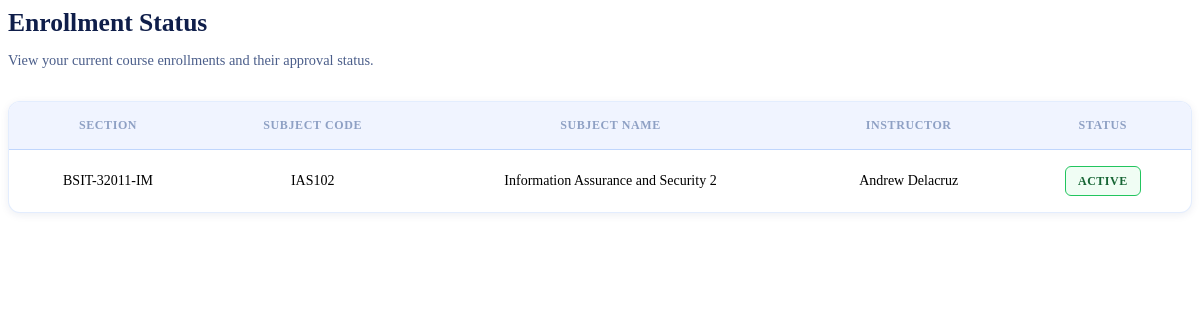
Page /student/enrollment_status.php (signed in) on the committed database.
### tables this page shows
CREATE TABLE `enrollments` (
  `enrollment_id` int(11) NOT NULL,
  `student_id` int(11) NOT NULL,
  `subject_id` int(11) NOT NULL,
  `semester_id` int(11) NOT NULL,
  `status` varchar(20) NOT NULL DEFAULT 'Active'
);

CREATE TABLE `users` (
  `user_id` int(11) NOT NULL,
  `full_name` varchar(100) NOT NULL,
  `program` varchar(100) DEFAULT NULL,
  `section` varchar(50) DEFAULT NULL,
  `year_level` tinyint(4) DEFAULT NULL,
  `email` varchar(100) NOT NULL,
  `password_hash` varchar(255) NOT NULL,
  `role_id` int(11) NOT NULL,
  `created_at` timestamp NOT NULL DEFAULT current_timestamp(),
  `is_active` tinyint(1) DEFAULT 1
);

CREATE TABLE `subjects` (
  `subject_id` int(11) NOT NULL,
  `subject_code` varchar(20) NOT NULL,
  `subject_name` varchar(100) NOT NULL,
  `faculty_id` int(11) NOT NULL
);

### student/enrollment_status.php (the view, shortened to what this page needs)
<?php
require_once __DIR__ . '/../config/db.php';
$student_id = $_SESSION['user_id'];
$stmt = $conn->prepare("
    SELECT
        u.section,
        s.subject_code,
        s.subject_name,
        uf.full_name AS teacher_name,
        e.status
    FROM enrollments e
    JOIN subjects s ON e.subject_id = s.subject_id
    JOIN users u ON e.student_id = u.user_id
    JOIN users uf ON s.faculty_id = uf.user_id
    WHERE e.student_id = ?
");
$stmt->bind_param("i", $student_id);
$stmt->execute();
$result = $stmt->get_result();
$enrollments = [];
while ($row = $result->fetch_assoc()) {
    $enrollments[] = $row;
}
?>
<div>
    <div class="page-header">
        <h2>Enrollment Status</h2>
        <p>View your current course enrollments and their approval status.</p>
    </div>
    <div class="content-section">
        <div class="table-card">
            <div class="table-wrap">
                <table>
                    <thead>
                        <tr>
                            <th>Section</th>
                            <th>Subject Code</th>
                            <th>Subject Name</th>
                            <th>Instructor</th>
                            <th>Status</th>
                        </tr>
                    </thead>
                    <tbody>
                        <?php if (count($enrollments) > 0): ?>
                            <?php foreach ($enrollments as $enrollment): ?>
                                <tr>
                                    <td><?= htmlspecialchars($enrollment['section'], ENT_QUOTES) ?></td>
                                    <td><?= htmlspecialchars($enrollment['subject_code'], ENT_QUOTES) ?></td>
                                    <td><?= htmlspecialchars($enrollment['subject_name'], ENT_QUOTES) ?></td>
                                    <td><?= htmlspecialchars($enrollment['teacher_name'], ENT_QUOTES) ?></td>
                                    <td>
                                        <?php if ($enrollment['status'] === 'Active'): ?>
                                            <span class="badge-status badge-active">Active</span>
                                        <?php else: ?>
                                            <span><?= htmlspecialchars($enrollment['status'], ENT_QUOTES) ?></span>
                                        <?php endif; ?>
                                    </td>
                                </tr>
                            <?php endforeach; ?>
                        <?php endif; ?>
                    </tbody>
                </table>
            </div>
        </div>
    </div>
</div>

### student/enrollment_status.php (style rules this page uses)
.page-header { margin-bottom: 2rem; }
.page-header h2 { font-size: 1.6rem; font-weight: 700; color: var(--text-900); margin-bottom: 0.5rem; }
.page-header p { color: var(--text-600); font-size: 0.9rem; }
.content-section { margin-bottom: 3rem; }
.table-card { background: var(--surface); border: 1px solid var(--border); border-radius: var(--r-md); box-shadow: var(--shadow-sm); overflow: hidden; transition: var(--transition); }
.table-wrap { overflow-x: auto; }
table { border-collapse: collapse; width: 100%; }
th { padding: 1rem 1.25rem; text-align: center; font-size: 0.75rem; font-weight: 700; color: var(--text-400); text-transform: uppercase; letter-spacing: 0.05em; background: var(--bg); border-bottom: 1px solid var(--border); }
td { padding: 1rem 1.25rem; font-size: 0.875rem; color: black; text-align: center; border-bottom: 1px solid var(--border); }
tbody tr:last-child td { border-bottom: none; }
.badge-status { display: inline-block; padding: 0.4rem 0.75rem; border-radius: 6px; font-size: 0.75rem; font-weight: 700; text-transform: uppercase; letter-spacing: 0.5px; }
.badge-active { background: #f0fdf4; color: #166534; border: 1px solid #22c55e; }

### rows in the picture
enrollments: student.section "BSIT-32011-IM", subject.subject_code "IAS102", subject.subject_name "Information Assurance and Security 2", users.full_name "Andrew Delacruz", status "ACTIVE"
